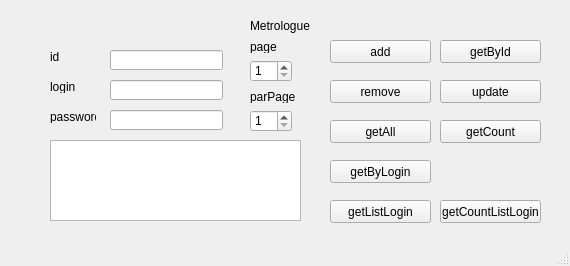
<?xml version="1.0" encoding="UTF-8"?>
<ui version="4.0">
 <class>MetrologueWindow</class>
 <widget class="QMainWindow" name="MetrologueWindow">
  <property name="geometry">
   <rect>
    <x>0</x>
    <y>0</y>
    <width>570</width>
    <height>266</height>
   </rect>
  </property>
  <property name="windowTitle">
   <string>MainWindow</string>
  </property>
  <widget class="QWidget" name="centralwidget">
   <widget class="QLabel" name="label">
    <property name="geometry">
     <rect>
      <x>250</x>
      <y>10</y>
      <width>61</width>
      <height>31</height>
     </rect>
    </property>
    <property name="text">
     <string>Metrologue</string>
    </property>
   </widget>
   <widget class="QLabel" name="label_2">
    <property name="geometry">
     <rect>
      <x>50</x>
      <y>50</y>
      <width>46</width>
      <height>13</height>
     </rect>
    </property>
    <property name="text">
     <string>id</string>
    </property>
   </widget>
   <widget class="QLabel" name="label_3">
    <property name="geometry">
     <rect>
      <x>50</x>
      <y>80</y>
      <width>46</width>
      <height>13</height>
     </rect>
    </property>
    <property name="text">
     <string>login</string>
    </property>
   </widget>
   <widget class="QLabel" name="label_4">
    <property name="geometry">
     <rect>
      <x>50</x>
      <y>110</y>
      <width>46</width>
      <height>13</height>
     </rect>
    </property>
    <property name="text">
     <string>password</string>
    </property>
   </widget>
   <widget class="QLineEdit" name="lineEditId">
    <property name="geometry">
     <rect>
      <x>110</x>
      <y>50</y>
      <width>113</width>
      <height>20</height>
     </rect>
    </property>
   </widget>
   <widget class="QLineEdit" name="lineEditLogin">
    <property name="geometry">
     <rect>
      <x>110</x>
      <y>80</y>
      <width>113</width>
      <height>20</height>
     </rect>
    </property>
   </widget>
   <widget class="QLineEdit" name="lineEditPassword">
    <property name="geometry">
     <rect>
      <x>110</x>
      <y>110</y>
      <width>113</width>
      <height>20</height>
     </rect>
    </property>
   </widget>
   <widget class="QPushButton" name="pushButtonAdd">
    <property name="geometry">
     <rect>
      <x>330</x>
      <y>40</y>
      <width>101</width>
      <height>23</height>
     </rect>
    </property>
    <property name="text">
     <string>add</string>
    </property>
   </widget>
   <widget class="QPushButton" name="pushButtonRemove">
    <property name="geometry">
     <rect>
      <x>330</x>
      <y>80</y>
      <width>101</width>
      <height>23</height>
     </rect>
    </property>
    <property name="text">
     <string>remove</string>
    </property>
   </widget>
   <widget class="QPushButton" name="pushButtonUpdate">
    <property name="geometry">
     <rect>
      <x>440</x>
      <y>80</y>
      <width>101</width>
      <height>23</height>
     </rect>
    </property>
    <property name="text">
     <string>update</string>
    </property>
   </widget>
   <widget class="QPushButton" name="pushButtongetCount">
    <property name="geometry">
     <rect>
      <x>440</x>
      <y>120</y>
      <width>101</width>
      <height>23</height>
     </rect>
    </property>
    <property name="text">
     <string>getCount</string>
    </property>
   </widget>
   <widget class="QPushButton" name="pushButtonGetById">
    <property name="geometry">
     <rect>
      <x>440</x>
      <y>40</y>
      <width>101</width>
      <height>23</height>
     </rect>
    </property>
    <property name="text">
     <string>getById</string>
    </property>
   </widget>
   <widget class="QPushButton" name="pushButtonGetAll">
    <property name="geometry">
     <rect>
      <x>330</x>
      <y>120</y>
      <width>101</width>
      <height>23</height>
     </rect>
    </property>
    <property name="text">
     <string>getAll</string>
    </property>
   </widget>
   <widget class="QPushButton" name="pushButtonGetByLogin">
    <property name="geometry">
     <rect>
      <x>330</x>
      <y>160</y>
      <width>101</width>
      <height>23</height>
     </rect>
    </property>
    <property name="text">
     <string>getByLogin</string>
    </property>
   </widget>
   <widget class="QTextEdit" name="textEdit">
    <property name="geometry">
     <rect>
      <x>50</x>
      <y>140</y>
      <width>251</width>
      <height>81</height>
     </rect>
    </property>
   </widget>
   <widget class="QSpinBox" name="spinBoxPage">
    <property name="geometry">
     <rect>
      <x>250</x>
      <y>60</y>
      <width>42</width>
      <height>22</height>
     </rect>
    </property>
    <property name="minimum">
     <number>1</number>
    </property>
    <property name="maximum">
     <number>100</number>
    </property>
   </widget>
   <widget class="QSpinBox" name="spinBoxParPage">
    <property name="geometry">
     <rect>
      <x>250</x>
      <y>110</y>
      <width>42</width>
      <height>22</height>
     </rect>
    </property>
    <property name="minimum">
     <number>1</number>
    </property>
    <property name="maximum">
     <number>100</number>
    </property>
   </widget>
   <widget class="QLabel" name="label_5">
    <property name="geometry">
     <rect>
      <x>250</x>
      <y>90</y>
      <width>46</width>
      <height>13</height>
     </rect>
    </property>
    <property name="text">
     <string>parPage</string>
    </property>
   </widget>
   <widget class="QLabel" name="label_6">
    <property name="geometry">
     <rect>
      <x>250</x>
      <y>40</y>
      <width>46</width>
      <height>13</height>
     </rect>
    </property>
    <property name="text">
     <string>page</string>
    </property>
   </widget>
   <widget class="QPushButton" name="pushButtonGetListLogin">
    <property name="geometry">
     <rect>
      <x>330</x>
      <y>200</y>
      <width>101</width>
      <height>23</height>
     </rect>
    </property>
    <property name="text">
     <string>getListLogin</string>
    </property>
   </widget>
   <widget class="QPushButton" name="pushButtonGetCountListLogin">
    <property name="geometry">
     <rect>
      <x>440</x>
      <y>200</y>
      <width>101</width>
      <height>23</height>
     </rect>
    </property>
    <property name="text">
     <string>getCountListLogin</string>
    </property>
   </widget>
  </widget>
  <widget class="QMenuBar" name="menubar">
   <property name="geometry">
    <rect>
     <x>0</x>
     <y>0</y>
     <width>570</width>
     <height>21</height>
    </rect>
   </property>
  </widget>
  <widget class="QStatusBar" name="statusbar"/>
 </widget>
 <resources/>
 <connections/>
</ui>
